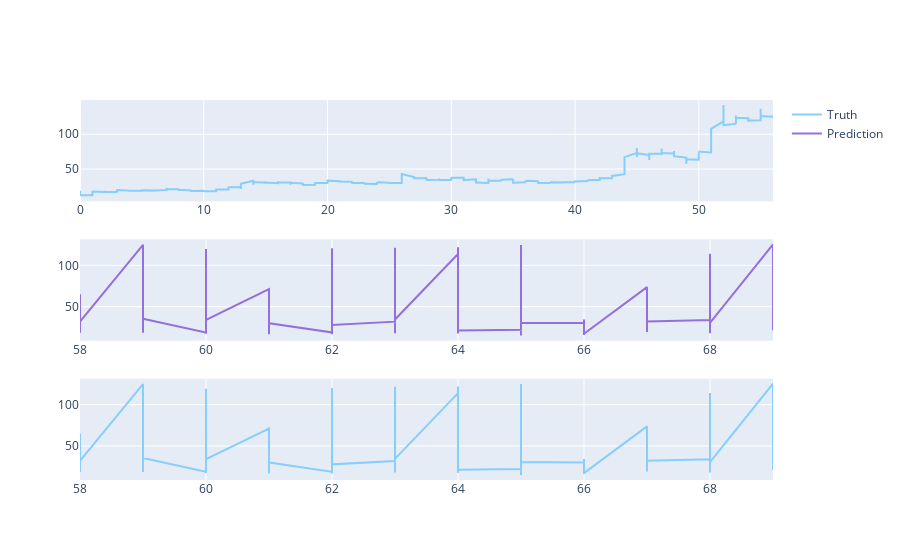

Write notebook code for a chart like this one.
### Code cell
fig = make_subplots(rows=3, cols=1)
fig.add_trace(go.Scatter(x=temp.index // 15, y=df.Close,
                         name='Truth',
                         marker_color='LightSkyBlue'), row=1, col=1)


fig.add_trace(go.Scatter(x=(len(temp) // 15 + (temp.index // 15)),
                         y=y_pred,
                         name='Prediction',
                         marker_color='MediumPurple'), row=2, col=1)

fig.add_trace(go.Scatter(x=(len(temp) // 15 + (temp.index // 15)),
                         y=y_test,
                         name='Truth',
                         marker_color='LightSkyBlue',
                         showlegend=False), row=3, col=1)



fig.show()

### Figure 1 — Plotly figure (JSON) as saved in the notebook; plotly's stock layout.template omitted (floating-point values rounded to 4 significant figures; data arrays with more than 128 entries replaced by an {"elided": "..."} marker saying what was removed)
{"data": [{"marker": {"color": "LightSkyBlue"}, "name": "Truth", "type": "scatter", "x": {"elided": "870 int values"}, "xaxis": "x", "y": {"elided": "836 float values"}, "yaxis": "y"}, {"marker": {"color": "MediumPurple"}, "name": "Prediction", "type": "scatter", "x": {"elided": "870 int values"}, "xaxis": "x2", "y": {"elided": "168 float values"}, "yaxis": "y2"}, {"marker": {"color": "LightSkyBlue"}, "name": "Truth", "showlegend": false, "type": "scatter", "x": {"elided": "870 int values"}, "xaxis": "x3", "y": {"elided": "168 float values"}, "yaxis": "y3"}], "layout": {"xaxis": {"anchor": "y", "domain": [0, 1]}, "xaxis2": {"anchor": "y2", "domain": [0, 1]}, "xaxis3": {"anchor": "y3", "domain": [0, 1]}, "yaxis": {"anchor": "x", "domain": [0.7333, 1]}, "yaxis2": {"anchor": "x2", "domain": [0.3667, 0.6333]}, "yaxis3": {"anchor": "x3", "domain": [0, 0.2667]}}}
